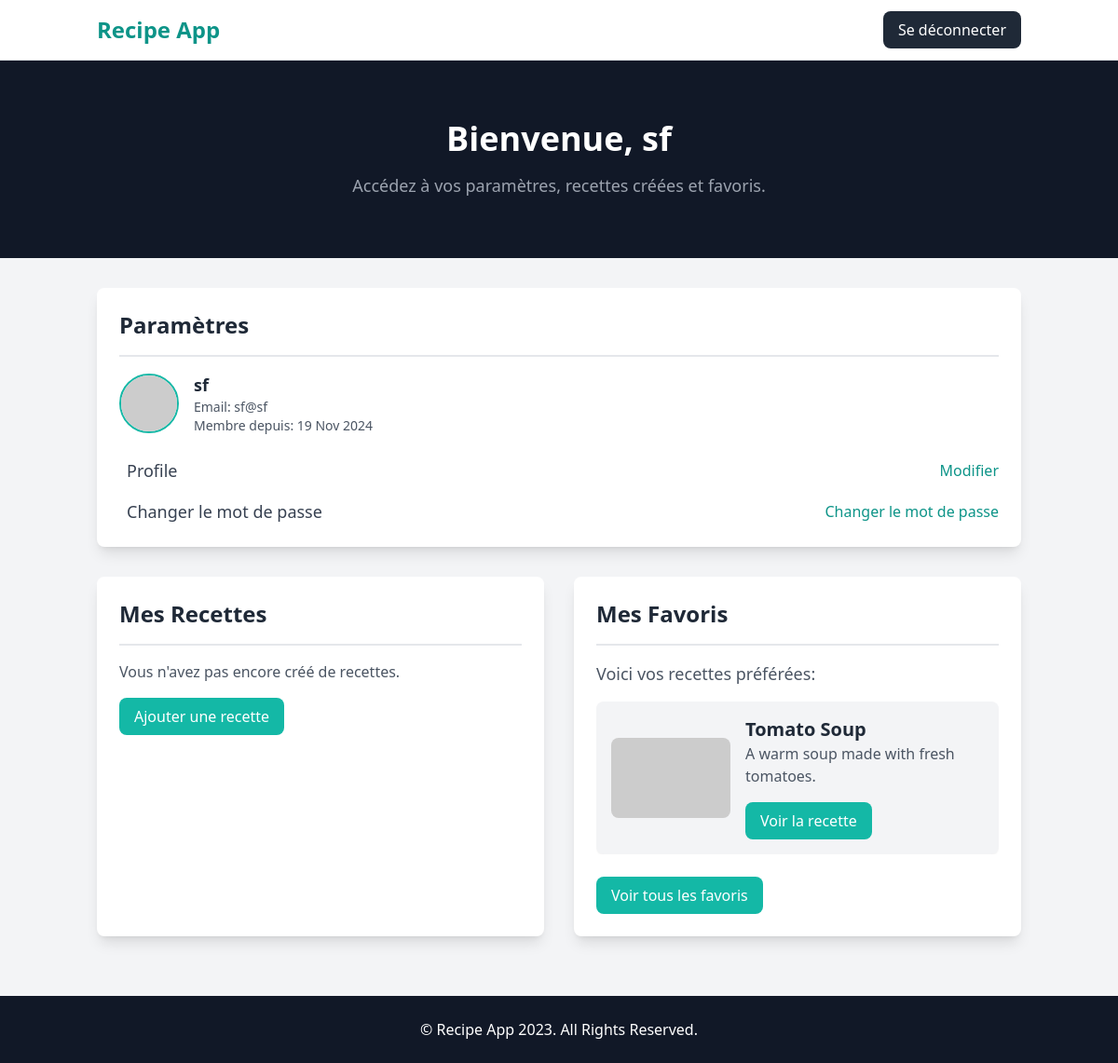
The app's page /user/profile/ (signed in), older data.
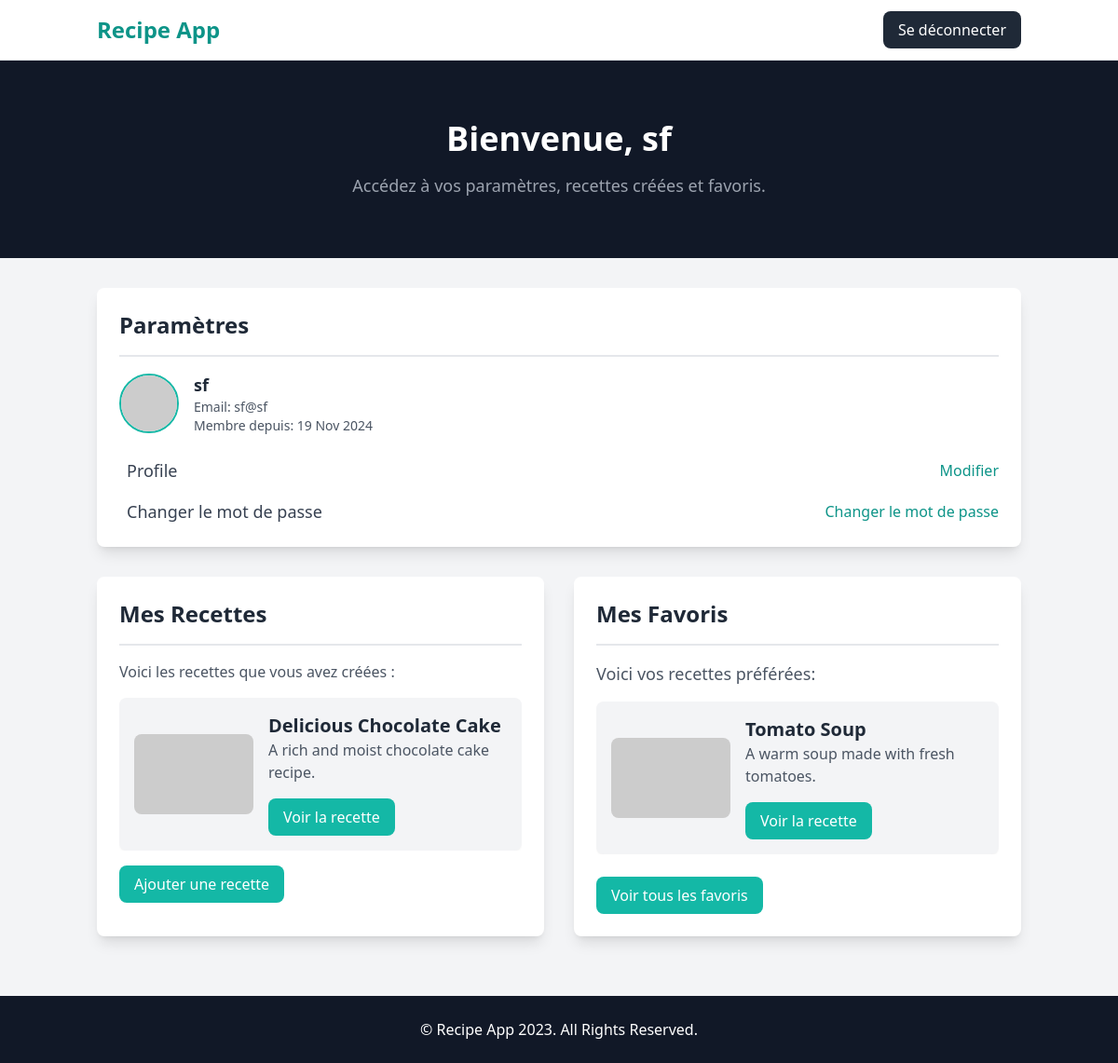
The same page, newer data.
### recipes/models.py (models this page shows, shortened)
class Favorites(models.Model):
    user = models.ForeignKey(User, on_delete=models.CASCADE)
    recette = models.ForeignKey(Recipe, on_delete=models.CASCADE)

class Recipe(models.Model):
    title = models.CharField(max_length=200)
    description = models.TextField()
    user = models.ForeignKey(User, on_delete=models.SET_NULL, null=True, blank=True)
    instructions = models.TextField()

### user/views.py (the view)
# urls.py: path('profile/',user.views.profile_view, name="profile"),
@login_required
def profile_view(request):
    recettes_user = Recipe.objects.filter(user=request.user)
    recettesfav = Favorites.objects.filter(user=request.user)
    return render(request, 'user/profile.html',{'recettes_user':recettes_user,'recettesfav':recettesfav})

### user/templates/user/profile.html (shortened to what the changed rows need)
<!DOCTYPE html>
<html lang="en">
<head>
    <script src="https://cdn.tailwindcss.com"></script>
</head>
<body class="font-sans antialiased bg-gray-100">
    <header class="bg-gray-900 py-16">
        <div class="container mx-auto text-center text-white">
            <h1 class="text-4xl font-bold">Bienvenue, {{ user.username }}</h1>
        </div>
    </header>
    <main class="container mx-auto px-4 py-8">
        <section class="bg-white p-6 rounded-lg shadow-lg mb-8">
            <h2 class="text-2xl font-semibold text-gray-800 mb-4">Paramètres</h2>
        </section>
        <section class="grid grid-cols-1 sm:grid-cols-2 gap-8 mb-8">
            <div class="bg-white p-6 rounded-lg shadow-lg">
                <h2 class="text-2xl font-semibold text-gray-800 mb-4">Mes Recettes</h2>
                <div class="border-t-2 border-gray-200 my-4"></div>
                {% if recettes_user %}
                    <p class="text-gray-600 mb-4">Voici les recettes que vous avez créées :</p>
                    <div class="space-y-4 mt-4" style="max-height: 400px; overflow-y: auto;">
                        {% for recette in recettes_user %}
                            <div class="flex items-center bg-gray-100 p-4 rounded-lg shadow-sm">
                                <div class="w-1/3">
                                    <img src="https://dummyimage.com/450x300/dee2e6/6c757d.jpg" class="w-full rounded-lg" alt="Favorite Recipe 1">
                                </div>
                                <div class="ml-4 w-2/3">
                                    <h3 class="text-xl font-semibold text-gray-800">{{ recette.title }}</h3>
                                    <p class="text-gray-600">{{ recette.description|truncatewords:10 }}</p>
                                    <button class="mt-4 px-4 py-2 bg-teal-500 text-white rounded-lg hover:bg-teal-600">Voir la recette</button>
                                </div>
                            </div>
                        {% empty %}
                            <p class="text-center text-gray-700">Aucune recette favoris trouvée.</p>
                        {% endfor %}
                    </div>
                {% else %}
                    <p class="text-gray-600">Vous n'avez pas encore créé de recettes.</p>
                {% endif %}
                <button class="bg-teal-500 text-white hover:bg-teal-600 px-4 py-2 rounded-lg mt-4"><a href="{% url 'createrecipe'%}">Ajouter une recette</a></button>
            </div>
            <div class="bg-white p-6 rounded-lg shadow-lg">
                <h2 class="text-2xl font-semibold text-gray-800 mb-4">Mes Favoris</h2>
                <div class="space-y-4 mt-4" style="max-height: 400px; overflow-y: auto;">
                    {% for fav in recettesfav %}
                        <div class="flex items-center bg-gray-100 p-4 rounded-lg shadow-sm">
                            <div class="w-1/3">
                                <img src="https://dummyimage.com/450x300/dee2e6/6c757d.jpg" class="w-full rounded-lg" alt="Favorite Recipe 1">
                            </div>
                            <div class="ml-4 w-2/3">
                                <h3 class="text-xl font-semibold text-gray-800">{{ fav.recette.title }}</h3>
                                <p class="text-gray-600">{{ fav.recette.description|truncatewords:10 }}</p>
                                <button class="mt-4 px-4 py-2 bg-teal-500 text-white rounded-lg hover:bg-teal-600">Voir la recette</button>
                            </div>
                        </div>
                    {% empty %}
                        <p class="text-center text-gray-700">Aucune recette favoris trouvée.</p>
                    {% endfor %}
                </div>
            </div>
        </section>
    </main>
</body>
</html>

Row changes from the older to the newer data that the page shows:
added Recipe: title "Delicious Chocolate Cake", description "A rich and moist chocolate cake recipe."
Text that changed along with them:
text no longer shown: "Vous n'avez pas encore créé de recettes."
text now shown: "Voici les recettes que vous avez créées :"
